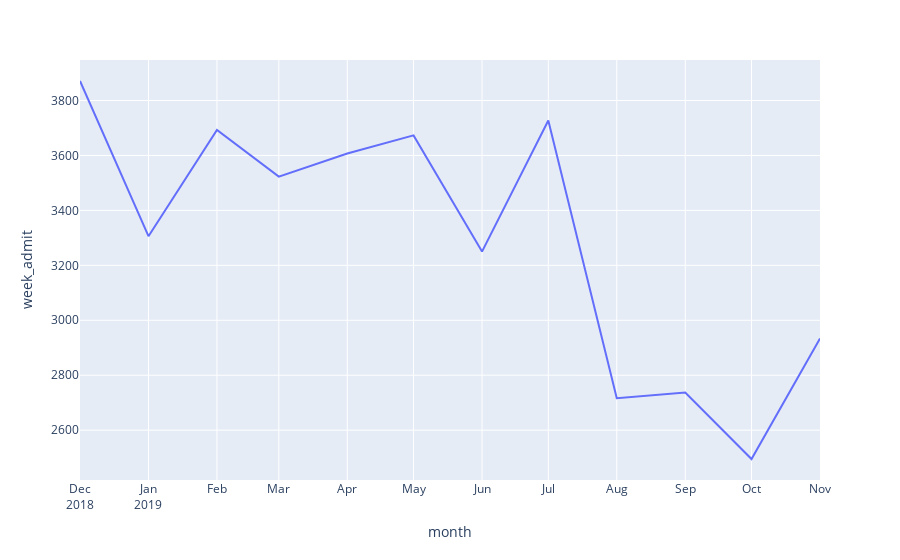

The notebook cell this image was saved under:
### Code cell
fig = px.line(data, 
              x = 'month', 
              y = "week_admit")

fig.update_xaxes(
    dtick="M1",
    tickformat="%b\n%Y",
)

fig.show()

### Figure 1 — Plotly figure (JSON) as saved in the notebook; plotly's stock layout.template omitted (floating-point values rounded to 4 significant figures)
{"data": [{"hovertemplate": "month=%{x}<br>week_admit=%{y}<extra></extra>", "legendgroup": "", "line": {"color": "#636efa", "dash": "solid"}, "mode": "lines", "name": "", "orientation": "v", "showlegend": false, "type": "scatter", "x": ["2018-12-01T00:00:00", "2019-01-01T00:00:00", "2019-02-01T00:00:00", "2019-03-01T00:00:00", "2019-04-01T00:00:00", "2019-05-01T00:00:00", "2019-06-01T00:00:00", "2019-07-01T00:00:00", "2019-08-01T00:00:00", "2019-09-01T00:00:00", "2019-10-01T00:00:00", "2019-11-01T00:00:00"], "xaxis": "x", "y": [3871, 3306, 3693, 3523, 3607, 3673, 3250, 3727, 2716, 2737, 2495, 2934], "yaxis": "y"}], "layout": {"autosize": true, "legend": {"tracegroupgap": 0}, "margin": {"t": 60}, "xaxis": {"anchor": "y", "autorange": true, "domain": [0, 1], "dtick": "M1", "range": ["2018-12-01", "2019-11-01"], "tickformat": "%b\n%Y", "title": {"text": "month"}, "type": "date"}, "yaxis": {"anchor": "x", "autorange": true, "domain": [0, 1], "range": [2419.0, 3947.0], "title": {"text": "week_admit"}, "type": "linear"}}}
